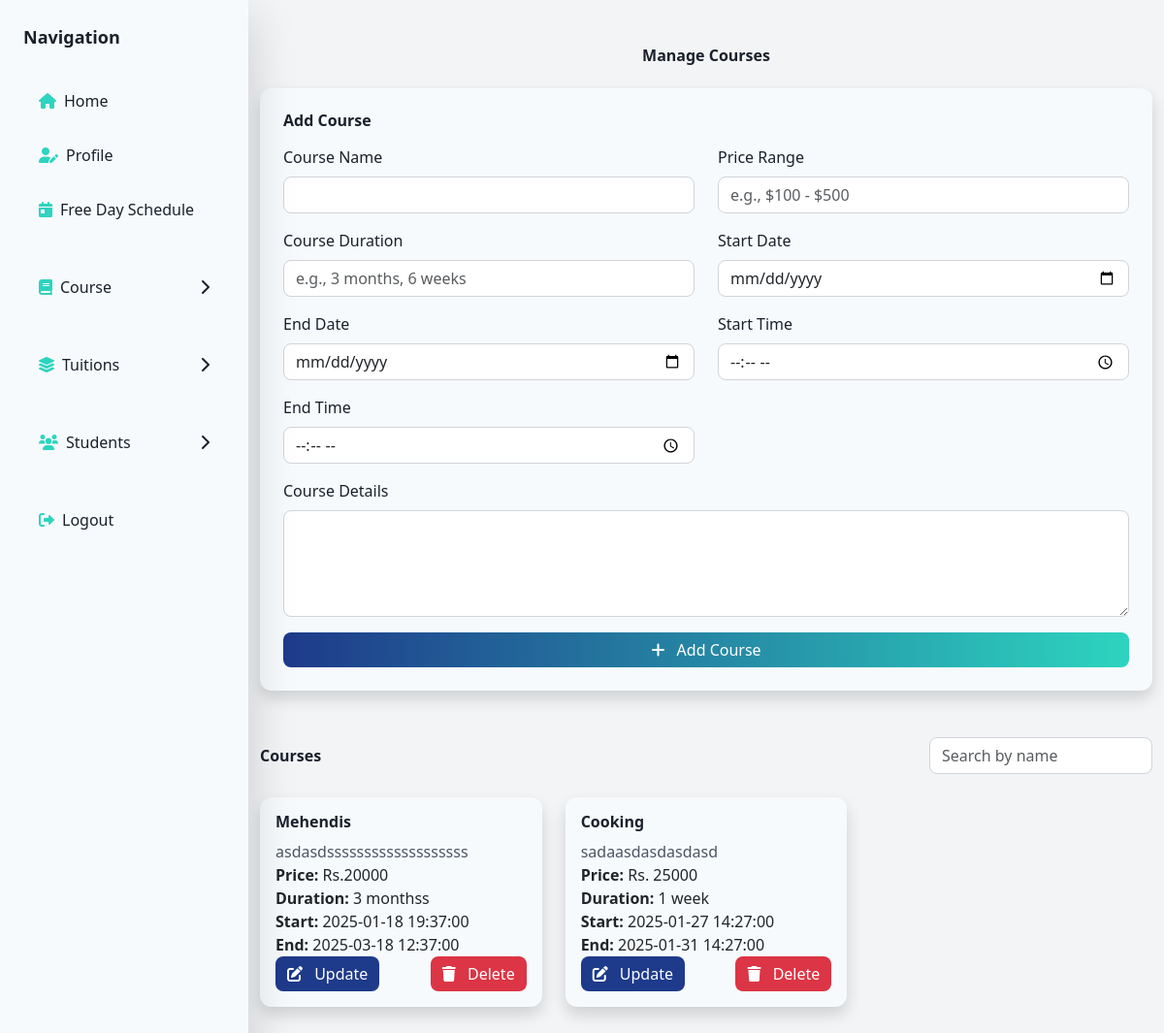
Screenshot of /Admin/add_course.php (signed in) with the database file from the repository.
### tables this page shows
CREATE TABLE `courses` (
  `id` int(11) NOT NULL,
  `course_name` varchar(255) NOT NULL,
  `course_details` text NOT NULL,
  `price_range` varchar(255) NOT NULL,
  `duration` varchar(100) NOT NULL,
  `start_date` date NOT NULL,
  `end_date` date NOT NULL,
  `start_time` time NOT NULL,
  `end_time` time NOT NULL
);

### Admin/add_course.php (the view, shortened to what this page needs)
<?php
include('../db_connect.php');
$result = $conn->query("SELECT * FROM courses");
$courses = [];
if ($result) {
    while ($row = $result->fetch_assoc()) {
        $courses[] = $row;
    }
}
?>
<!DOCTYPE html>
<html lang="en">
<head>
    <link rel="stylesheet" href="https://cdn.jsdelivr.net/npm/bootstrap@5.3.0/dist/css/bootstrap.min.css">
    <link href="https://cdnjs.cloudflare.com/ajax/libs/font-awesome/6.0.0/css/all.min.css" rel="stylesheet">
</head>
<body class="min-h-screen flex">
    <?php include 'sidebar.php'; ?>
    <div class="main-content mt-5 mb-5">
        <div class="container">
            <h1 class="mb-4 text-center fw-bold">Manage Courses</h1>
            <div class="card shadow p-4 mb-5 fade-in">
                <h2 class="card-title mb-3 fw-semibold">Add Course</h2>
                <form action="add_course.php" method="POST">
                    <div class="row">
                        <div class="col-md-6 mb-3">
                            <label for="course_name" class="form-label">Course Name</label>
                            <input type="text" name="course_name" id="course_name" class="form-control" required>
                        </div>
                        <div class="col-md-6 mb-3">
                            <label for="price_range" class="form-label">Price Range</label>
                            <input type="text" name="price_range" id="price_range" class="form-control" placeholder="e.g., $100 - $500">
                        </div>
                        <div class="col-md-6 mb-3">
                            <label for="duration" class="form-label">Course Duration</label>
                            <input type="text" name="duration" id="duration" class="form-control" placeholder="e.g., 3 months, 6 weeks" required>
                        </div>
                        <div class="col-md-6 mb-3">
                            <label for="start_date" class="form-label">Start Date</label>
                            <input type="date" name="start_date" id="start_date" class="form-control" required>
                        </div>
                        <div class="col-md-6 mb-3">
                            <label for="end_date" class="form-label">End Date</label>
                            <input type="date" name="end_date" id="end_date" class="form-control" required>
                        </div>
                        <div class="col-md-6 mb-3">
                            <label for="start_time" class="form-label">Start Time</label>
                            <input type="time" name="start_time" id="start_time" class="form-control" required>
                        </div>
                        <div class="col-md-6 mb-3">
                            <label for="end_time" class="form-label">End Time</label>
                            <input type="time" name="end_time" id="end_time" class="form-control" required>
                        </div>
                        <div class="col-12 mb-3">
                            <label for="course_details" class="form-label">Course Details</label>
                            <textarea name="course_details" id="course_details" class="form-control" rows="4" required></textarea>
                        </div>
                    </div>
                    <button type="submit" name="add_course" class="btn btn-primary w-100">
                        <i class="fas fa-plus me-2"></i> Add Course
                    </button>
                </form>
            </div>
            <div class="mb-4 d-flex justify-content-between align-items-center">
                <h2 class="fw-semibold">Courses</h2>
                <input type="text" class="form-control w-25 search-input" placeholder="Search by name" id="searchInput" onkeyup="filterCourses()">
            </div>
            <div class="row" id="coursesContainer">
                <?php foreach ($courses as $course): ?>
                    <div class="col-md-4 mb-4 course-card">
                        <div class="card shadow fade-in">
                            <div class="card-body">
                                <h5 class="card-title fw-semibold"><?= htmlspecialchars($course['course_name']) ?></h5>
                                <p class="card-text"><?= htmlspecialchars($course['course_details']) ?></p>
                                <p><strong>Price:</strong> <?= htmlspecialchars($course['price_range']) ?></p>
                                <p><strong>Duration:</strong> <?= htmlspecialchars($course['duration']) ?></p>
                                <p><strong>Start:</strong> <?= htmlspecialchars($course['start_date']) ?> <?= htmlspecialchars($course['start_time']) ?></p>
                                <p><strong>End:</strong> <?= htmlspecialchars($course['end_date']) ?> <?= htmlspecialchars($course['end_time']) ?></p>
                                <div class="d-flex justify-content-between">
                                    <button class="btn btn-secondary me-2" data-bs-toggle="modal" data-bs-target="#updateModal"
                                        onclick="populateModal(<?= htmlspecialchars(json_encode($course)) ?>)">
                                        <i class="fas fa-edit me-2"></i> Update
                                    </button>
                                    <form action="add_course.php" method="POST" onsubmit="return confirm('Are you sure you want to delete this course?');">
                                        <button type="submit" name="delete_course" class="btn btn-danger">
                                            <i class="fas fa-trash me-2"></i> Delete
                                        </button>
                                    </form>
                                </div>
                            </div>
                        </div>
                    </div>
                <?php endforeach; ?>
            </div>
        </div>
    </div>
</body>
</html>

### Admin/add_course.php (style rules this page uses)
:root { --primary-blue: #1E3A8A; --secondary-teal: #2DD4BF; --accent-green: #10B981; --neutral-gray: #F7FAFC; --text-dark: #1A202C; --shadow-teal: rgba(45, 212, 191, 0.25); }
.fade-in { animation: fadeIn 0.3s ease-out; }
.card { border: none; border-radius: 12px; background: var(--neutral-gray); transition: transform 0.3s ease, box-shadow 0.3s ease; }
.form-control { border-radius: 8px; border: 1px solid #D1D5DB; transition: all 0.2s ease; }
.btn-primary { background: linear-gradient(to right, var(--primary-blue), var(--secondary-teal)); border: none; border-radius: 8px; transition: all 0.3s ease; }
.btn-secondary { background: var(--primary-blue); border: none; border-radius: 8px; transition: all 0.3s ease; }
.btn-danger { background: #DC3545; border: none; border-radius: 8px; transition: all 0.3s ease; }
h1, h2, .card-title { color: var(--text-dark); }
.card-text { color: #4B5563; }
.form-label { color: var(--text-dark); font-weight: 500; }
.form-control.search-input { border-radius: 8px; }
body { background: #F3F4F6; }
.container { max-width: 1200px; }
.main-content { margin-left: 16rem; transition: margin-left 0.3s ease; }

### Admin/sidebar.php (style rules this page uses)
:root { --primary-blue: #1E3A8A; --secondary-teal: #2DD4BF; --accent-green: #10B981; --neutral-gray: #F7FAFC; --text-dark: #1A202C; --shadow-teal: rgba(45, 212, 191, 0.25); }

### rows the page displays
courses: course_name "Mehendis", course_details "asdasdsssssssssssssssssss", price_range "Rs.20000", duration "3 monthss", start_date "2025-01-18", start_time "19:37:00", end_date "2025-03-18", end_time "12:37:00"
courses: course_name "Cooking", course_details "sadaasdasdasdasd", price_range "Rs. 25000", duration "1 week", start_date "2025-01-27", start_time "14:27:00", end_date "2025-01-31", end_time "14:27:00"
